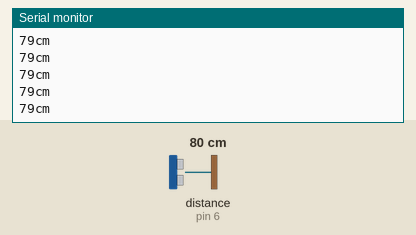
Bench run of a sketch on a simulated Arduino Uno, built with avr-gcc and run on an emulated ATmega328P. On the bench: the last lines printed to the serial monitor. Wiring (inferred from the names in the program): ultrasonic range finder: trigger pin 7; echo pin 6. The test bench sets the inputs (shaded band); at power-on: distance to the obstacle (sensor on pin 6) 80 cm. The echo pulse lasts 58.3 µs per cm.

Above: at 1.2 s.
1.3 s: distance to the obstacle (sensor on pin 6) set to 2 cm
At 1.48 s:
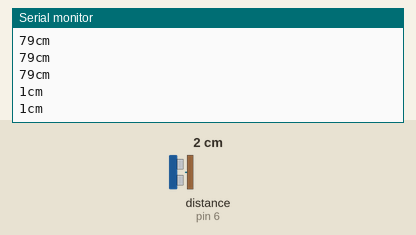
2.8 s: distance to the obstacle (sensor on pin 6) set to 120 cm
At 2.89 s:
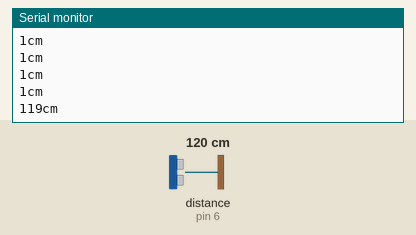
Timing chart, 0 to 5.8 s (numbered marks = the images above; inputs shaded):
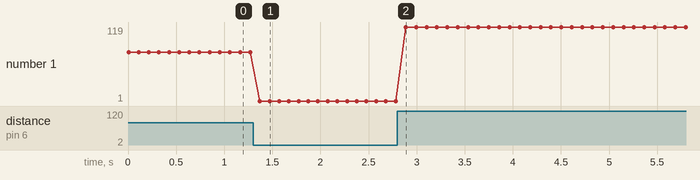

Measured:
- after the input at 1.3 s, the serial monitor: prints a new line after 0.07 s (image 1)
- after the input at 2.8 s, the serial monitor: prints a new line after 0.09 s (image 2)
- plotted number 1: 79 → 1 after the input at 1.3 s, 1 → 119 after the input at 2.8 s

The sketch:

6.MesafeSensoru.ino
```cpp
int santim;
int sure;
int echoPin = 6;
int trigPin = 7;
int sari = 8;
int yesil = 9;
int mavi = 10;

void setup()
{
  pinMode(trigPin,OUTPUT);
  pinMode(echoPin,INPUT);

  Serial.begin(9600);
}

void loop()
{
  digitalWrite(trigPin,LOW);
  delayMicroseconds(2);

  digitalWrite(trigPin,HIGH);
  delayMicroseconds(10);

  digitalWrite(trigPin,LOW);

  sure = pulseIn(echoPin,HIGH);

  santim = (sure/2) / 29.1;

  if(santim < 30)
  {
    digitalWrite(mavi,HIGH);
    digitalWrite(yesil,HIGH);
    digitalWrite(sari,HIGH);
  }

  else if((santim >= 30) && (santim < 70))
  {
    digitalWrite(mavi,HIGH);
    digitalWrite(yesil,HIGH);
    digitalWrite(sari,LOW);
  }

  Serial.print(santim);
  Serial.println("cm");
  delay(100);
}
```
